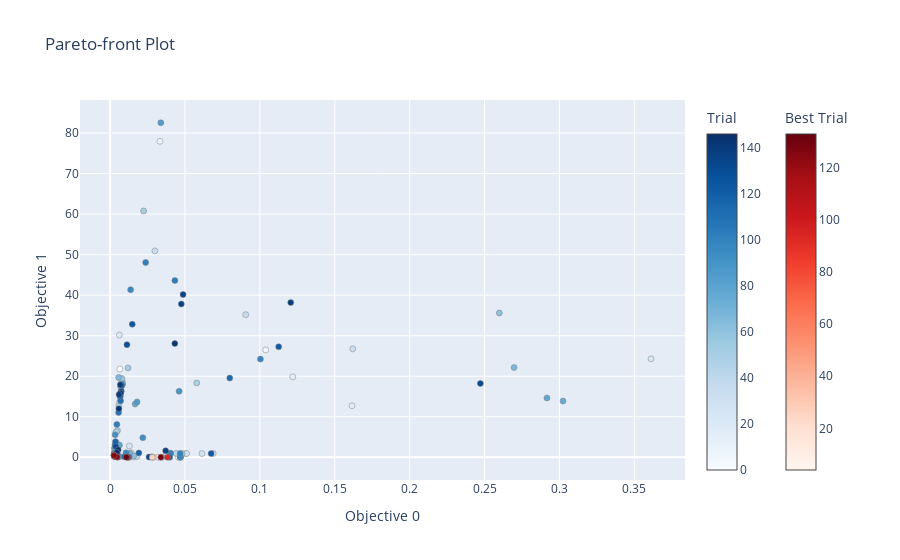

Write notebook code for a chart like this one.
### Code cell
vis.plot_pareto_front(study, include_dominated_trials=True)

### Figure 1 — Plotly figure (JSON) as saved in the notebook; plotly's stock layout.template omitted (floating-point values rounded to 4 significant figures; data arrays with more than 128 entries replaced by an {"elided": "..."} marker saying what was removed)
{"data": [{"hovertemplate": "%{text}<extra>Trial</extra>", "marker": {"color": {"elided": "132 int values"}, "colorbar": {"title": {"text": "Trial"}}, "colorscale": [[0, "rgb(247,251,255)"], [0.125, "rgb(222,235,247)"], [0.25, "rgb(198,219,239)"], [0.375, "rgb(158,202,225)"], [0.5, "rgb(107,174,214)"], [0.625, "rgb(66,146,198)"], [0.75, "rgb(33,113,181)"], [0.875, "rgb(8,81,156)"], [1, "rgb(8,48,107)"]], "line": {"color": "Grey", "width": 0.5}}, "mode": "markers", "showlegend": false, "text": {"elided": "132 str values"}, "type": "scatter", "x": {"elided": "132 float values"}, "y": {"elided": "132 float values"}}, {"hovertemplate": "%{text}<extra>Best Trial</extra>", "marker": {"color": [4, 22, 26, 89, 90, 94, 107, 110, 112, 124, 126, 128, 133], "colorbar": {"title": {"text": "Best Trial"}, "x": 1.1, "xpad": 40}, "colorscale": [[0, "rgb(255,245,240)"], [0.125, "rgb(254,224,210)"], [0.25, "rgb(252,187,161)"], [0.375, "rgb(252,146,114)"], [0.5, "rgb(251,106,74)"], [0.625, "rgb(239,59,44)"], [0.75, "rgb(203,24,29)"], [0.875, "rgb(165,15,21)"], [1, "rgb(103,0,13)"]], "line": {"color": "Grey", "width": 0.5}}, "mode": "markers", "showlegend": false, "text": ["{<br>  \"number\": 4,<br>  \"values\": [<br>    0.03210941329598427,<br>    0.006473768502473831<br>  ],<br>  \"params\": {<br>    \"lambda_conf\": 100.0,<br>    \"lambda_reg\": 0.03162277660168379,<br>    \"conformality_loss\": \"cosine\"<br>  }<br>}", "{<br>  \"number\": 22,<br>  \"values\": [<br>    0.02890675514936447,<br>    0.006502984557300806<br>  ],<br>  \"params\": {<br>    \"lambda_conf\": 100.0,<br>    \"lambda_reg\": 1.4677992676220706,<br>    \"conformality_loss\": \"cosine\"<br>  }<br>}", "{<br>  \"number\": 26,<br>  \"values\": [<br>    0.0281093567609787,<br>    0.007256248500198126<br>  ],<br>  \"params\": {<br>    \"lambda_conf\": 100.0,<br>    \"lambda_reg\": 0.21544346900318845,<br>    \"conformality_loss\": \"cosine\"<br>  }<br>}", "{<br>  \"number\": 89,<br>  \"values\": [<br>    0.0029907268472015858,<br>    0.1700253039598465<br>  ],<br>  \"params\": {<br>    \"lambda_conf\": 1.0,<br>    \"lambda_reg\": 0.03162277660168379,<br>    \"conformality_loss\": \"cosine\"<br>  }<br>}", "{<br>  \"number\": 90,<br>  \"values\": [<br>    0.0026116773951798677,<br>    0.5005956888198853<br>  ],<br>  \"params\": {<br>    \"lambda_conf\": 0.21544346900318834,<br>    \"lambda_reg\": 0.03162277660168379,<br>    \"conformality_loss\": \"trace\"<br>  }<br>}", "{<br>  \"number\": 94,<br>  \"values\": [<br>    0.03836093470454216,<br>    0.004069473594427109<br>  ],<br>  \"params\": {<br>    \"lambda_conf\": 100.0,<br>    \"lambda_reg\": 0.0001,<br>    \"conformality_loss\": \"cosine\"<br>  }<br>}", "{<br>  \"number\": 107,<br>  \"values\": [<br>    0.004738086834549904,<br>    0.07169835269451141<br>  ],<br>  \"params\": {<br>    \"lambda_conf\": 4.6415888336127775,<br>    \"lambda_reg\": 0.004641588833612782,<br>    \"conformality_loss\": \"cosine\"<br>  }<br>}", "{<br>  \"number\": 110,<br>  \"values\": [<br>    0.01171779166907072,<br>    0.02996600605547428<br>  ],<br>  \"params\": {<br>    \"lambda_conf\": 21.54434690031882,<br>    \"lambda_reg\": 0.004641588833612782,<br>    \"conformality_loss\": \"cosine\"<br>  }<br>}", "{<br>  \"number\": 112,<br>  \"values\": [<br>    0.0028191995806992054,<br>    0.4263651967048645<br>  ],<br>  \"params\": {<br>    \"lambda_conf\": 0.21544346900318834,<br>    \"lambda_reg\": 0.0006812920690579615,<br>    \"conformality_loss\": \"cosine\"<br>  }<br>}", "{<br>  \"number\": 124,<br>  \"values\": [<br>    0.004708206281065941,<br>    0.07356853038072586<br>  ],<br>  \"params\": {<br>    \"lambda_conf\": 4.6415888336127775,<br>    \"lambda_reg\": 0.0001,<br>    \"conformality_loss\": \"cosine\"<br>  }<br>}", "{<br>  \"number\": 126,<br>  \"values\": [<br>    0.0026173170190304518,<br>    0.43837329745292664<br>  ],<br>  \"params\": {<br>    \"lambda_conf\": 0.21544346900318834,<br>    \"lambda_reg\": 0.03162277660168379,<br>    \"conformality_loss\": \"cosine\"<br>  }<br>}", "{<br>  \"number\": 128,<br>  \"values\": [<br>    0.033868495374917984,<br>    0.005831046495586634<br>  ],<br>  \"params\": {<br>    \"lambda_conf\": 100.0,<br>    \"lambda_reg\": 0.004641588833612782,<br>    \"conformality_loss\": \"cosine\"<br>  }<br>}", "{<br>  \"number\": 133,<br>  \"values\": [<br>    0.01086946576833725,<br>    0.030530111864209175<br>  ],<br>  \"params\": {<br>    \"lambda_conf\": 21.54434690031882,<br>    \"lambda_reg\": 0.21544346900318845,<br>    \"conformality_loss\": \"cosine\"<br>  }<br>}"], "type": "scatter", "x": [0.03211, 0.02891, 0.02811, 0.002991, 0.002612, 0.03836, 0.004738, 0.01172, 0.002819, 0.004708, 0.002617, 0.03387, 0.01087], "y": [0.006474, 0.006503, 0.007256, 0.17, 0.5006, 0.004069, 0.0717, 0.02997, 0.4264, 0.07357, 0.4384, 0.005831, 0.03053]}], "layout": {"title": {"text": "Pareto-front Plot"}, "xaxis": {"title": {"text": "Objective 0"}}, "yaxis": {"title": {"text": "Objective 1"}}}}
